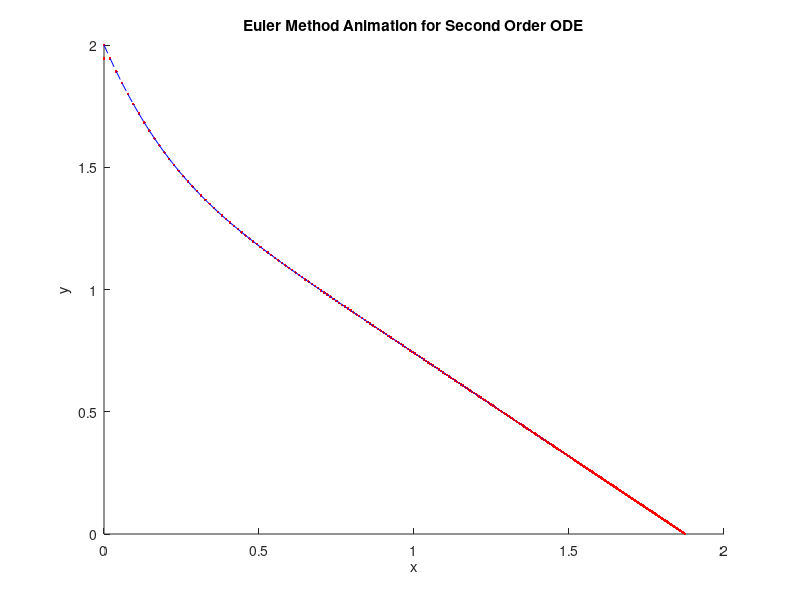

MATLAB code to generate this figure:
function animateEuler()
    % Parameters
    close all;
    dt = 0.01; % Time step
    tspan = [0 10]; % Time span
    initialConditions = [0; 2]; % Initial conditions [x0; v0]
    
    % Function representing the second-order differential equation: x'' = -x
    odeFunc = @(t, y, u) [y(2); -3*y(1)-0.3*y(2)+u]; 
    
    % Initialize
    t = tspan(1):dt:tspan(2);
    y = zeros(2, length(t));
    y(:,1) = initialConditions;
    
    % Euler method
    for i = 1:length(t)-1
        u=5*(3-y(1,i))+10*(0-y(2,i));%full state feedback control
        y(:,i+1) = y(:,i) + dt * odeFunc(t(i), y(:,i),u);
    end
    
    % Animation
    figure;
    %axis([-2 2 -2 2]);
    xlabel('x');
    ylabel('y');
    title('Euler Method Animation for Second Order ODE');
    hold on;
    plot(y(1,1), y(2,2), 'r.'); % Initial position
    
    for i = 1:length(t)
        plot(y(1,i), y(2,i), 'r.'); % Plot current position
        pause(dt);
        if i < length(t)
            plot([y(1,i), y(1,i+1)], [y(2,i), y(2,i+1)], 'b--'); % Plot trajectory
        end
    end
end
